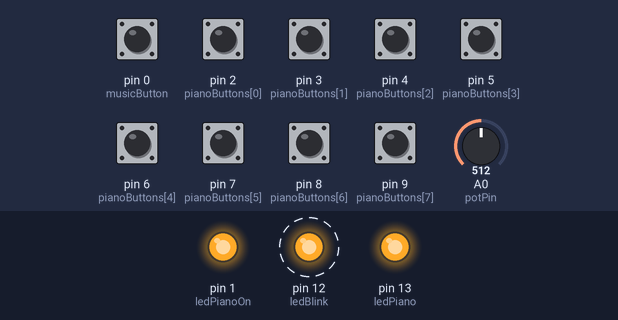
The sketch below on a simulated Arduino Uno, built with avr-gcc and run on an emulated ATmega328P. On the bench: output pins drawn as LEDs (lit = HIGH). Dashed ring = blinking. Inputs (shaded band) come from the test bench; at power-on: pin 0 (musicButton), pin 2 (pianoButtons[0]), pin 3 (pianoButtons[1]), pin 4 (pianoButtons[2]), pin 5 (pianoButtons[3]), pin 6 (pianoButtons[4]), pin 7 (pianoButtons[5]), pin 8 (pianoButtons[6]), pin 9 (pianoButtons[7]) HIGH, A0 (potPin) = 512. The audio player accepts every command and is not drawn.

Above: at 3.8 s.
Timing chart, 0 to 6.5 s (numbered marks = the images above):
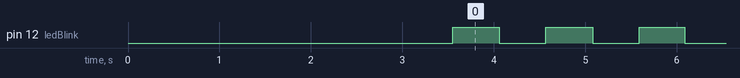

Measured:
- by itself, pin 12 (ledBlink): alternates HIGH for 0.50 s and LOW for 0.51 s

The sketch:

DFPLAYERTEST.ino
```cpp
#include "DFRobotDFPlayerMini.h"
#include <SoftwareSerial.h>

SoftwareSerial mySoftwareSerial(10,11); // RX, TX
DFRobotDFPlayerMini myDFPlayer;

// Piano buttons (8 buttons for different notes)
const int pianoButtons[] = {2, 3, 4, 5, 6, 7, 8, 9};
const int numButtons = 8;  // Total number of piano buttons
// Music button (play or skip tracks)
const int musicButton = 0;

const int ledPianoOn = 1;   // LED that stays on when piano is active
const int ledBlink = 12;     // LED that blinks with a delay
const int ledPiano = 13;     // LED for piano activity

// Timing for blinking LED
unsigned long lastBlinkTime = 0;
const unsigned long blinkInterval = 500;  // Blinking interval (0.5 second)

// Timing for double press detection
unsigned long lastPressTime = 0;
const unsigned long doublePressInterval = 400;  // Max interval between double presses (ms)
int currentTrack = 1;
bool playSingleTrack = false;

const int potPin = A0;

// Flag to prevent welcome message from playing multiple times
bool welcomePlayed = false;
void setup()
{
  pinMode(ledPianoOn, OUTPUT);
  pinMode(ledBlink, OUTPUT);
  pinMode(ledPiano, OUTPUT);


  mySoftwareSerial.begin(9600);
  myDFPlayer.begin(mySoftwareSerial);
  myDFPlayer.volume(1);  // Set volume level
  // Loop background music on startup

  digitalWrite(ledPianoOn, HIGH);
  digitalWrite(ledPiano, HIGH);

    // Setup input for piano buttons
  for (int i = 0; i < numButtons; i++) {
    pinMode(pianoButtons[i], INPUT_PULLUP);
  }
  pinMode(musicButton, INPUT_PULLUP);  // Setup music button

  // Play welcome message if it hasn’t been played yet
  if (!welcomePlayed) {
    myDFPlayer.playFolder(1,1);  // Play "Welcome, NYSD, the boss" from FOLDER 01
    Serial.println("Playing welcome message");
    welcomePlayed = true;  // Ensure welcome message plays only once
    delay(3000);  // Delay to allow the message to finish playing
  }


}

void loop()
{
  while(true){
  // put your main code here, to run repeatedly:
   int volumeValue = analogRead(potPin);
  int volume = map(volumeValue, 0, 1023, 0, 30);  // Map potentiometer value to volume (0 to 30)
  myDFPlayer.volume(volume);

  // Blink the LED on pin 12 at a 0.5-second interval
  unsigned long currentTime = millis();
  if (currentTime - lastBlinkTime >= blinkInterval) {
    // Toggle the blinking LED
    digitalWrite(ledBlink, !digitalRead(ledBlink));
    lastBlinkTime = currentTime;
  }
  // Check each piano button and play corresponding sound
  for (int i = 0; i < numButtons; i++) {
    if (digitalRead(pianoButtons[i]) == LOW) {
      myDFPlayer.playFolder(2, i + 1);  // Play corresponding sound from FOLDER 02
      delay(300);  // Short delay to prevent multiple triggers
    }
  }

   // Check the music button for single or double press
  if (digitalRead(musicButton) == LOW) {
    unsigned long currentPressTime = millis();

    if (currentPressTime - lastPressTime < doublePressInterval) {
      // Double press detected, change track
      currentTrack++;
      if (currentTrack > 3) currentTrack = 1;  // Loop through 3 tracks in FOLDER 02
      myDFPlayer.playFolder(2, currentTrack);  // Play next track from FOLDER 02
      Serial.println("Track changed");
    } else {
      // Single press detected, play current track
      if (!playSingleTrack) {
        myDFPlayer.playFolder(2, currentTrack);  // Play track from FOLDER 02
        playSingleTrack = true;
        Serial.println("Playing specific song");
      }
    }

    lastPressTime = currentPressTime;
    delay(300);  // Debounce to avoid multiple presses
  }
  }
}
```
